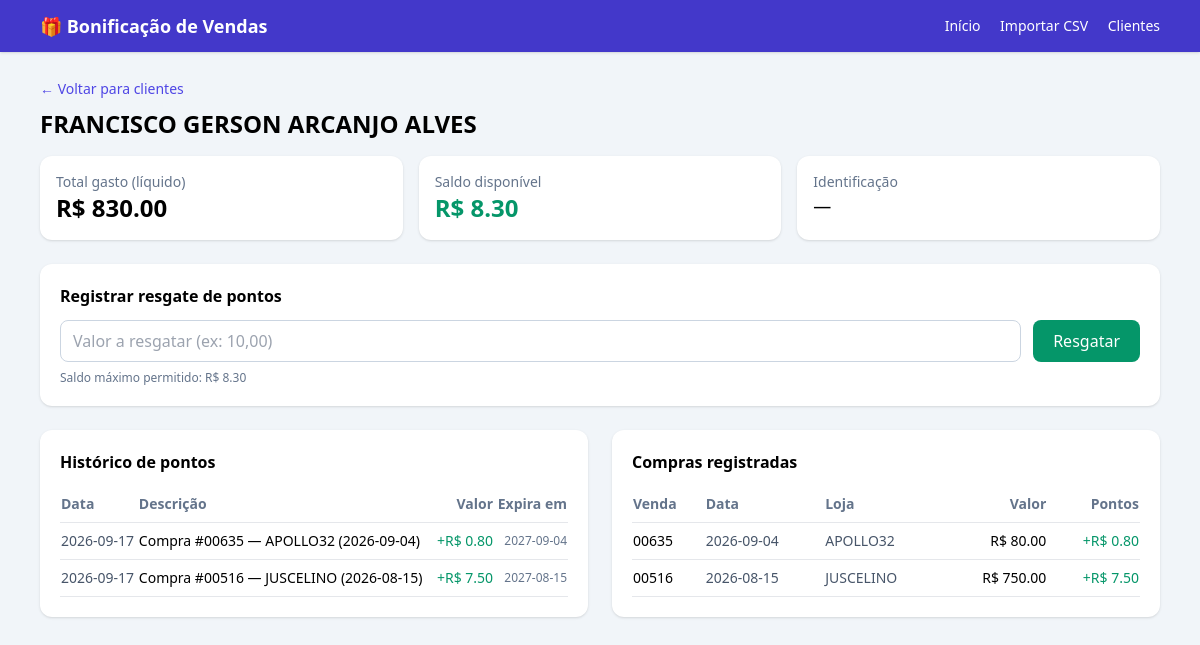
/cliente/2, run on the app's committed database.
### tables this page shows
CREATE TABLE clientes (
        id INTEGER PRIMARY KEY AUTOINCREMENT,
        nome TEXT NOT NULL,
        documento TEXT,
        telefone TEXT,
        criado_em TEXT DEFAULT CURRENT_TIMESTAMP
    );

CREATE TABLE movimentos_pontos (
        id INTEGER PRIMARY KEY AUTOINCREMENT,
        cliente_id INTEGER,
        pontos REAL,
        tipo TEXT,
        descricao TEXT,
        data_movimento TEXT DEFAULT CURRENT_TIMESTAMP,
        data_expiracao TEXT,
        venda_id INTEGER,
        FOREIGN KEY(cliente_id) REFERENCES clientes(id)
    );

CREATE TABLE vendas (
        id INTEGER PRIMARY KEY AUTOINCREMENT,
        numero_venda TEXT UNIQUE,
        cliente_id INTEGER,
        cliente_nome TEXT,
        loja TEXT,
        forma_pagamento TEXT,
        valor_bruto REAL,
        desconto REAL,
        valor_liquido REAL,
        data_venda TEXT,
        lote_id INTEGER,
        pontos_gerados REAL,
        FOREIGN KEY(cliente_id) REFERENCES clientes(id),
        FOREIGN KEY(lote_id) REFERENCES lotes_csv(id)
    );

### app.py (the view)
@app.route("/cliente/<int:cid>")
def extrato(cid):
    db = get_db()
    cur = db.cursor()
    cur.execute("SELECT * FROM clientes WHERE id = ?", (cid,))
    cliente = cur.fetchone()
    if not cliente:
        flash("Cliente não encontrado.", "erro")
        return redirect(url_for("clientes"))
    cur.execute("""SELECT * FROM movimentos_pontos
                   WHERE cliente_id = ? ORDER BY id DESC""", (cid,))
    movs = cur.fetchall()
    cur.execute("""SELECT * FROM vendas
                   WHERE cliente_id = ? ORDER BY data_venda DESC""", (cid,))
    vendas = cur.fetchall()
    saldo = calcular_saldo_cliente(db, cid)
    total_gasto = sum(float(v["valor_liquido"] or 0) for v in vendas)
    return render_template("extrato.html",
                           cliente=cliente, movimentos=movs, vendas=vendas,
                           saldo=saldo, total_gasto=total_gasto)

### app.py (called while the page is built)
def get_db():
    if "db" not in g:
        g.db = sqlite3.connect(DB_PATH)
        g.db.row_factory = sqlite3.Row
    return g.db

def calcular_saldo_cliente(db, cliente_id):
    hoje = datetime.now().strftime("%Y-%m-%d")
    cur = db.cursor()
    cur.execute("""
        UPDATE movimentos_pontos
        SET tipo = 'expiracao'
        WHERE cliente_id = ?
          AND tipo = 'credito'
          AND data_expiracao IS NOT NULL
          AND data_expiracao < ?
    """, (cliente_id, hoje))
    db.commit()
    cur.execute("""
        SELECT COALESCE(SUM(
            CASE WHEN tipo = 'credito' THEN pontos
                 WHEN tipo IN ('resgate','expiracao') THEN -ABS(pontos)
                 ELSE 0 END
        ), 0) AS saldo
        FROM movimentos_pontos
        WHERE cliente_id = ?
    """, (cliente_id,))
    return float(cur.fetchone()["saldo"] or 0)

### templates/extrato.html
{% extends "base.html" %}
{% block content %}
<a href="{{ url_for('clientes') }}" class="text-indigo-600 text-sm">← Voltar para clientes</a>
<h1 class="text-2xl font-bold mt-2 mb-4">{{ cliente['nome'] }}</h1>
<div class="grid grid-cols-1 sm:grid-cols-3 gap-4 mb-6">
  <div class="bg-white rounded-xl shadow p-4">
    <div class="text-sm text-slate-500">Total gasto (líquido)</div>
    <div class="text-2xl font-bold">R$ {{ '%.2f'|format(total_gasto) }}</div>
  </div>
  <div class="bg-white rounded-xl shadow p-4">
    <div class="text-sm text-slate-500">Saldo disponível</div>
    <div class="text-2xl font-bold text-emerald-600">R$ {{ '%.2f'|format(saldo) }}</div>
  </div>
  <div class="bg-white rounded-xl shadow p-4">
    <div class="text-sm text-slate-500">Identificação</div>
    <div class="text-lg">{{ cliente['documento'] or '—' }}</div>
  </div>
</div>
<div class="bg-white rounded-xl shadow p-5 mb-6">
  <h2 class="font-bold mb-3">Registrar resgate de pontos</h2>
  <form method="post" action="{{ url_for('resgatar', cid=cliente['id']) }}" class="flex gap-3">
    <input type="text" name="valor" placeholder="Valor a resgatar (ex: 10,00)"
           class="border border-slate-300 rounded-lg px-3 py-2 flex-1">
    <button class="bg-emerald-600 text-white px-5 py-2 rounded-lg hover:bg-emerald-700">
      Resgatar
    </button>
  </form>
  <p class="text-xs text-slate-500 mt-2">Saldo máximo permitido: R$ {{ '%.2f'|format(saldo) }}</p>
</div>
<div class="grid grid-cols-1 lg:grid-cols-2 gap-6">
  <div class="bg-white rounded-xl shadow p-5">
    <h2 class="font-bold mb-3">Histórico de pontos</h2>
    <div class="max-h-96 overflow-y-auto">
      <table class="w-full text-sm">
        <thead class="text-slate-500 border-b sticky top-0 bg-white">
          <tr>
            <th class="text-left py-2">Data</th>
            <th class="text-left">Descrição</th>
            <th class="text-right">Valor</th>
            <th class="text-right">Expira em</th>
          </tr>
        </thead>
        <tbody>
          {% for m in movimentos %}
          <tr class="border-b">
            <td class="py-2 text-slate-600">{{ m['data_movimento'][:10] }}</td>
            <td>{{ m['descricao'] }}</td>
            <td class="text-right font-medium
                       {% if m['tipo'] == 'credito' %}text-emerald-600
                       {% else %}text-red-600{% endif %}">
              {% if m['tipo'] == 'credito' %}+{% else %}−{% endif %}R$ {{ '%.2f'|format(m['pontos']) }}
            </td>
            <td class="text-right text-slate-500 text-xs">{{ m['data_expiracao'] or '—' }}</td>
          </tr>
          {% else %}
          <tr><td colspan="4" class="text-center py-4 text-slate-400">Sem movimentos.</td></tr>
          {% endfor %}
        </tbody>
      </table>
    </div>
  </div>
  <div class="bg-white rounded-xl shadow p-5">
    <h2 class="font-bold mb-3">Compras registradas</h2>
    <div class="max-h-96 overflow-y-auto">
      <table class="w-full text-sm">
        <thead class="text-slate-500 border-b sticky top-0 bg-white">
          <tr>
            <th class="text-left py-2">Venda</th>
            <th class="text-left">Data</th>
            <th class="text-left">Loja</th>
            <th class="text-right">Valor</th>
            <th class="text-right">Pontos</th>
          </tr>
        </thead>
        <tbody>
          {% for v in vendas %}
          <tr class="border-b">
            <td class="py-2">{{ v['numero_venda'] }}</td>
            <td class="text-slate-600">{{ v['data_venda'] }}</td>
            <td class="text-slate-600">{{ v['loja'] }}</td>
            <td class="text-right">R$ {{ '%.2f'|format(v['valor_liquido']) }}</td>
            <td class="text-right text-emerald-600">+R$ {{ '%.2f'|format(v['pontos_gerados']) }}</td>
          </tr>
          {% else %}
          <tr><td colspan="5" class="text-center py-4 text-slate-400">Sem compras.</td></tr>
          {% endfor %}
        </tbody>
      </table>
    </div>
  </div>
</div>
{% endblock %}

### data on the page
clientes: nome "FRANCISCO GERSON ARCANJO ALVES"
movimentos_pontos: data_movimento "2026-09-17", descricao "Compra #00635 — APOLLO32 (2026-09-04)", pontos "0.80", data_expiracao "2027-09-04"
movimentos_pontos: data_movimento "2026-09-17", descricao "Compra #00516 — JUSCELINO (2026-08-15)", pontos "7.50", data_expiracao "2027-08-15"
vendas: numero_venda "00635", data_venda "2026-09-04", loja "APOLLO32", valor_liquido "80.00", pontos_gerados "0.80"
vendas: numero_venda "00516", data_venda "2026-08-15", loja "JUSCELINO", valor_liquido "750.00", pontos_gerados "7.50"

### other printed values
{{ '%.2f'|format(total_gasto) }} "830.00"
{{ '%.2f'|format(saldo) }} "8.30"
{{ cliente['documento'] or '—' }} "—"
